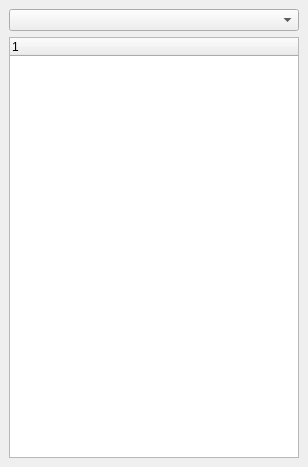
<?xml version="1.0" encoding="UTF-8"?>
<ui version="4.0">
 <class>WkfPlatformContextDockWidget</class>
 <widget class="QDockWidget" name="WkfPlatformContextDockWidget">
  <property name="geometry">
   <rect>
    <x>0</x>
    <y>0</y>
    <width>308</width>
    <height>467</height>
   </rect>
  </property>
  <property name="allowedAreas">
   <set>Qt::LeftDockWidgetArea|Qt::RightDockWidgetArea</set>
  </property>
  <widget class="QWidget" name="dockWidgetContents">
   <layout class="QVBoxLayout" name="verticalLayout">
    <item>
     <widget class="QComboBox" name="mGroupSelection"/>
    </item>
    <item>
     <widget class="wkf::DraggableTreeWidget" name="treeWidget">
      <column>
       <property name="text">
        <string notr="true"/>
       </property>
      </column>
     </widget>
    </item>
   </layout>
  </widget>
 </widget>
 <customwidgets>
  <customwidget>
   <class>wkf::DraggableTreeWidget</class>
   <extends>QTreeWidget</extends>
   <header>WkfDraggableTreeWidget.hpp</header>
  </customwidget>
 </customwidgets>
 <resources/>
 <connections/>
</ui>
